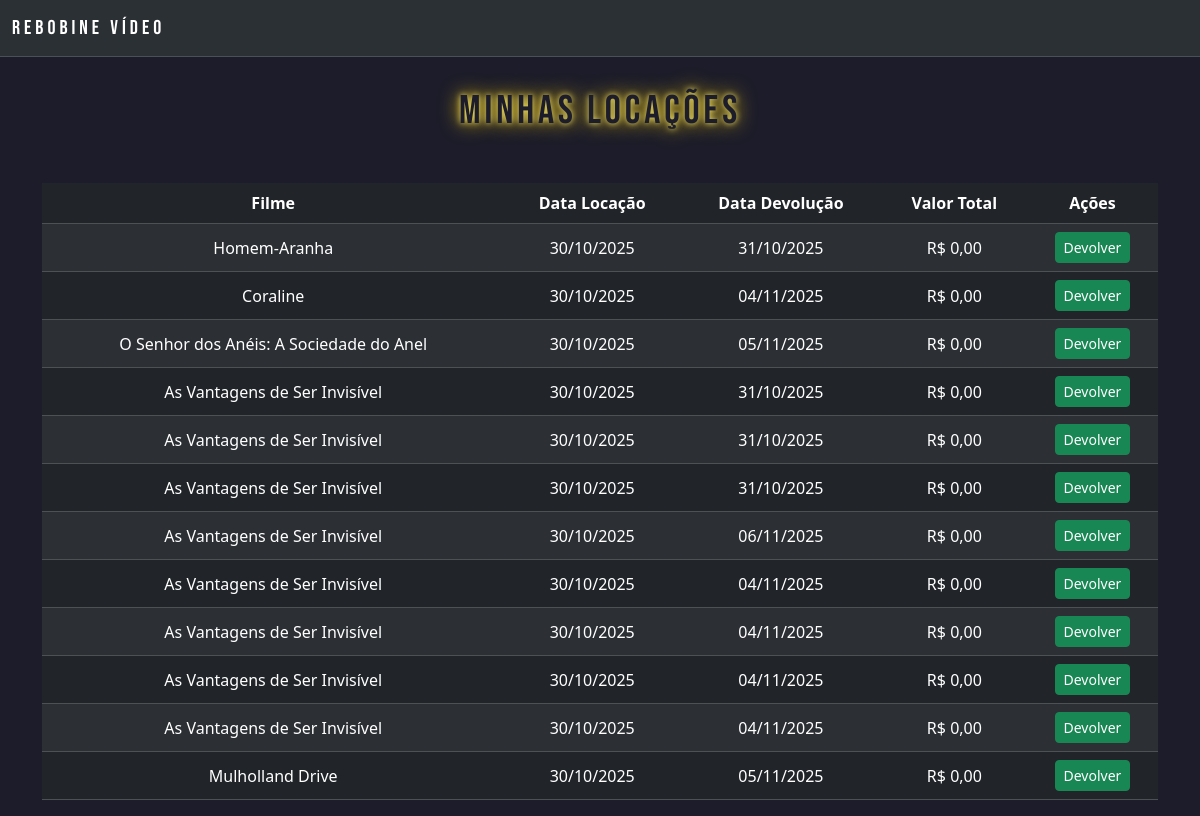
The app's page /telas/minhasLocacoes.php (signed in) with its own data.
### tables this page shows
CREATE TABLE `locacao_filme` (
  `id` int(11) NOT NULL,
  `id_filme` int(11) NOT NULL,
  `id_cliente` int(11) NOT NULL,
  `data_locacao` date NOT NULL,
  `data_devolucao` date NOT NULL,
  `valor` decimal(6,2) DEFAULT NULL
);

CREATE TABLE `filmes` (
  `id` int(11) NOT NULL,
  `nome` varchar(50) NOT NULL,
  `categoria` varchar(50) NOT NULL,
  `ano` int(11) NOT NULL,
  `valor` decimal(6,2) NOT NULL,
  `imagem` varchar(200) NOT NULL
);

### bancoDados/bancoDados.php (called while the page is built, shortened)
<?php
function getDbConnection()
{
    $dsn = 'mysql:host=' . DB_HOST . ';dbname=' . DB_NAME . ';charset=utf8mb4';
    $options = [
        PDO::ATTR_ERRMODE => PDO::ERRMODE_EXCEPTION,
        PDO::ATTR_DEFAULT_FETCH_MODE => PDO::FETCH_ASSOC,
        PDO::ATTR_EMULATE_PREPARES => false,
    ];
    try {
        return new PDO($dsn, DB_USER, DB_PASS, $options);
    } catch (\PDOException $e) {
        throw new \PDOException($e->getMessage(), (int) $e->getCode());
    }
}

### DAO/locacaoDAO.php (called while the page is built, shortened)
<?php
class locacaoDAO
{
    private $conn;
    public function __construct($db)
    {
        $this->conn = $db;
    }
    public function getMinhasLocacao($idCliente)
    {
        $query = "SELECT * FROM locacao_filme WHERE id_cliente = :id_cliente";
        $stmt = $this->conn->prepare($query);
        $stmt->bindValue(':id_cliente', $idCliente);
        $stmt->execute();
        return $stmt->fetchAll(PDO::FETCH_ASSOC);
    }
}
?>

### DAO/filmeDAO.php (called while the page is built, shortened)
<?php
class filmeDAO
{
    private $conn;
    private $table_name = "filmes";
    public function __construct($db)
    {
        $this->conn = $db;
    }
    public function getFilmePorId($id)
    {
        $query = "SELECT * FROM " . $this->table_name . " WHERE id = :id LIMIT 0,1";
        $stmt = $this->conn->prepare($query);
        $stmt->bindParam(':id', $id);
        $stmt->execute();
        return $stmt->fetch(PDO::FETCH_ASSOC);
    }
}
?>

### telas/minhasLocacoes.php (the view, shortened to what this page needs)
<?php
require_once '../DAO/locacaoDAO.php';
require_once '../bancoDados/bancoDados.php';
require_once '../classes/filme.php';
require_once '../DAO/filmeDAO.php';
$cliente_id = $_SESSION['id_cliente'];
$locacaoDAO = new locacaoDAO(getDbConnection());
$filmeDAO = new filmeDAO(getDbConnection());
$listaL = $locacaoDAO->getMinhasLocacao($cliente_id);
?>
<!DOCTYPE html>
<html lang="en">
<head>
    <link rel="stylesheet" href="../css/principal.css" />
    <link href="https://cdn.jsdelivr.net/npm/bootstrap@5.3.8/dist/css/bootstrap.min.css" rel="stylesheet"
 />
</head>
<body style="background-color: #1c1c2a">
    <nav class="navbar navbar-expand-lg bg-body-tertiary bg-dark border-bottom border-body" data-bs-theme="dark">
        <div class="container-fluid">
            <a class="navbar-brand" href="principal.php">Rebobine Vídeo</a>
        </div>
    </nav>
    <h1 class="tituloClassico">Minhas Locações</h1>
    <div class="container mt-5">
        <table class="table table-dark table-striped text-center align-middle">
            <thead>
                <tr>
                    <th>Filme</th>
                    <th>Data Locação</th>
                    <th>Data Devolução</th>
                    <th>Valor Total</th>
                    <th>Ações</th>
                </tr>
            </thead>
            <tbody>
                <?php foreach ($listaL as $locacao): ?>
                    <?php
                    $filme = $filmeDAO->getFilmePorId($locacao['id_filme']);
                    ?>
                    <tr>
                        <td><?= htmlspecialchars($filme['nome']) ?></td>
                        <td><?= date('d/m/Y', strtotime($locacao['data_locacao'])) ?></td>
                        <td><?= date('d/m/Y', strtotime($locacao['data_devolucao'])) ?></td>
                        <td>R$ <?= number_format($locacao['valor'], 2, ',', '.') ?></td>
                        <td>
                            <form method="POST" action="minhasLocacoes.php" class="d-inline">
                                <button type="submit" name="acao" value="devolver" class="btn btn-success btn-sm">
                                    <i class="bi bi-check-circle"></i> Devolver
                                </button>
                            </form>
                        </td>
                    </tr>
                <?php endforeach; ?>
            </tbody>
        </table>
    </div>
</body>
</html>

### css/principal.css (style rules this page uses)
h1 { text-align: center; font-family: "fonte6"; letter-spacing: 4px; font-size: 2.8rem; color: #1c1c2a; text-shadow: 0 0 6px #faec6d, 0 0 20px #ffcc00; margin: 40px 0; padding-top: 30px; }
.tituloClassico { font-family: "fonte6"; letter-spacing: 4px; font-size: rem; color: #1c1c2a; text-shadow: 0 0 6px #faec6d, 0 0 20px #ffcc00; }
.navbar-brand { font-family: "fonte6"; letter-spacing: 4px; font-size: 1.5rem; }

### records on screen
locacao_filme: id_filme.nome "Homem-Aranha", data_locacao "30/10/2025", data_devolucao "31/10/2025", valor "0,00"
locacao_filme: id_filme.nome "Coraline", data_locacao "30/10/2025", data_devolucao "04/11/2025", valor "0,00"
locacao_filme: id_filme.nome "O Senhor dos Anéis: A Sociedade do Anel", data_locacao "30/10/2025", data_devolucao "05/11/2025", valor "0,00"
locacao_filme: id_filme.nome "As Vantagens de Ser Invisível", data_locacao "30/10/2025", data_devolucao "31/10/2025", valor "0,00"
locacao_filme: id_filme.nome "As Vantagens de Ser Invisível", data_locacao "30/10/2025", data_devolucao "31/10/2025", valor "0,00"
locacao_filme: id_filme.nome "As Vantagens de Ser Invisível", data_locacao "30/10/2025", data_devolucao "31/10/2025", valor "0,00"
locacao_filme: id_filme.nome "As Vantagens de Ser Invisível", data_locacao "30/10/2025", data_devolucao "06/11/2025", valor "0,00"
locacao_filme: id_filme.nome "As Vantagens de Ser Invisível", data_locacao "30/10/2025", data_devolucao "04/11/2025", valor "0,00"
locacao_filme: id_filme.nome "As Vantagens de Ser Invisível", data_locacao "30/10/2025", data_devolucao "04/11/2025", valor "0,00"
locacao_filme: id_filme.nome "As Vantagens de Ser Invisível", data_locacao "30/10/2025", data_devolucao "04/11/2025", valor "0,00"
locacao_filme: id_filme.nome "As Vantagens de Ser Invisível", data_locacao "30/10/2025", data_devolucao "04/11/2025", valor "0,00"
locacao_filme: id_filme.nome "Mulholland Drive", data_locacao "30/10/2025", data_devolucao "05/11/2025", valor "0,00"
